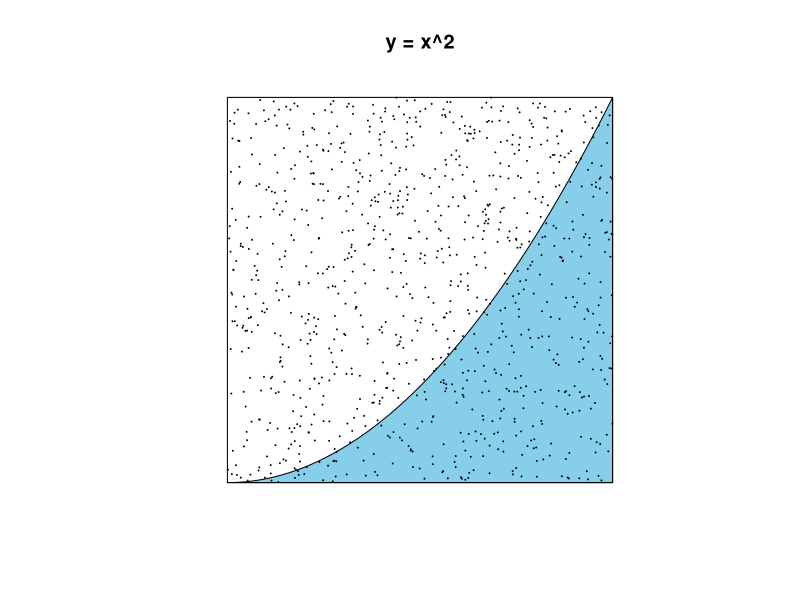

Here is the R script that generated this plot:

#' Example 2.2 MonteCarlo
#' This program will estimate the area of the
#' region E under the curve y=x^2 in the unit square

n = 1000 # the number of experiments
xdata = runif(n) # x value of point
ydata = runif(n) # y value of point
# the number of points under the curve y=x^2
inside_num = length(xdata[ydata < xdata * xdata])

# draw y = x^2
x = seq(0, 1, 0.001)
y = x ^ 2
px = c(x, rev(x))
py = c(rep(0, length(x)), rev(y))
# empty plot
plot(c(), c(), main='y = x^2',
     axes=F, xlab='', ylab='', xlim=c(0,1), ylim=c(0,1), asp=1)
# drawing region
polygon(px, py, col='skyblue')
# drawing square
lines(c(0, 1, 1, 0, 0), c(0, 0, 1, 1, 0))
# plotting points
points(xdata, ydata, cex=.01)

cat('Estimated area is ', inside_num / n)
